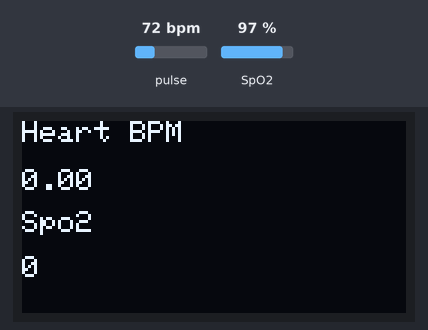
The sketch below on a simulated ESP8266 (NodeMCU). Shown: 128×64 one-colour display. The test bench sets the inputs (shaded band); at power-on: pulse 72 bpm, SpO2 97 %. WiFi joins after 1.5 s; servers stay silent unless stated; the display library's start-up logo is not drawn; what the sketch prints to the serial monitor is not drawn.

Above: at 3.3 s.
3.4 s: pulse set to 70 bpm
At 8.9 s:
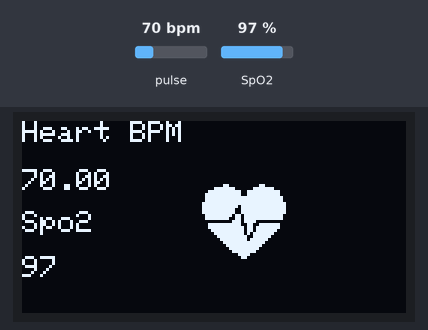
9.6 s: SpO2 set to 80 %
At 13.8 s:
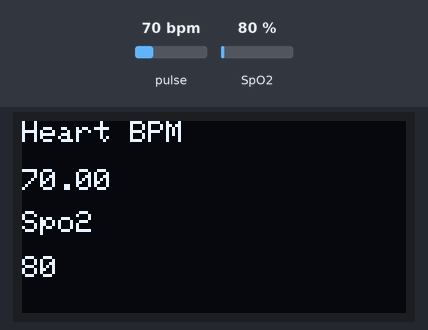
13.9 s: pulse set to 42 bpm
At 19.5 s:
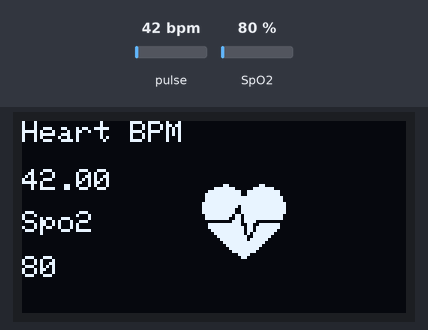
20.4 s: pulse set to 158 bpm
At 22.0 s:
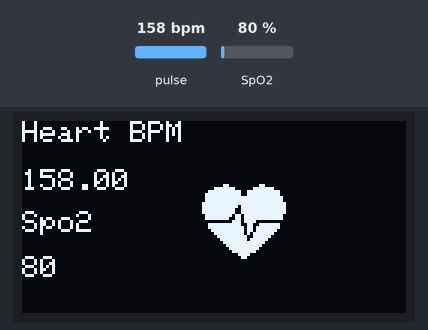
Timing chart, 0 to 23.5 s (numbered marks = the images above; inputs shaded):
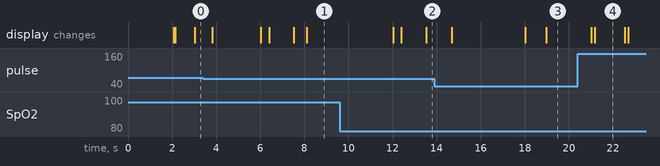

Measured:
- after the input at 9.6 s, the display: changes after 2.4 s (image 2)
- after the input at 20.4 s, the display: first changes after 0.63 s (image 4 shows a later state)
- what the display in image 4 shows lasts 1.3 s, from 21.2 s to 22.5 s

The sketch:

GLucolobin_5.ino
```cpp
#include <Arduino.h>
#include <SPI.h>
#include <Wire.h>
#include <Adafruit_GFX.h>
#include <Adafruit_SSD1306.h>
#include "MAX30100_PulseOximeter.h"
#if defined(ESP32)
#include <WiFi.h>
#elif defined(ESP8266)
#include <ESP8266WiFi.h>
#endif
#include <Firebase_ESP_Client.h>
#include "addons/TokenHelper.h"
#include "addons/RTDBHelper.h"

#define SCREEN_WIDTH 128
#define SCREEN_HEIGHT 64
#define OLED_RESET -1
#define SCREEN_ADDRESS 0x3C
#define NUMFLAKES 10
#define LOGO_HEIGHT 16
#define LOGO_WIDTH 16
#define REPORTING_PERIOD_MS 1000
Adafruit_SSD1306 display(SCREEN_WIDTH, SCREEN_HEIGHT, &Wire, OLED_RESET);


// Insert your network credentials
#define WIFI_SSID ""
#define WIFI_PASSWORD ""

// Insert Firebase project API Key
#define API_KEY ""

// Insert RTDB URLefine the RTDB URL */
#define DATABASE_URL ""

#define USER_EMAIL ""
#define USER_PASSWORD ""

//Define Firebase Data object
FirebaseData fbdo;

FirebaseAuth auth;
FirebaseConfig config;

PulseOximeter pox;

const unsigned char bitmap[] PROGMEM = {
  0x00, 0x00, 0x00, 0x00, 0x01, 0x80, 0x18, 0x00, 0x0f, 0xe0, 0x7f, 0x00, 0x3f, 0xf9, 0xff, 0xc0,
  0x7f, 0xf9, 0xff, 0xc0, 0x7f, 0xff, 0xff, 0xe0, 0x7f, 0xff, 0xff, 0xe0, 0xff, 0xff, 0xff, 0xf0,
  0xff, 0xf7, 0xff, 0xf0, 0xff, 0xe7, 0xff, 0xf0, 0xff, 0xe7, 0xff, 0xf0, 0x7f, 0xdb, 0xff, 0xe0,
  0x7f, 0x9b, 0xff, 0xe0, 0x00, 0x3b, 0xc0, 0x00, 0x3f, 0xf9, 0x9f, 0xc0, 0x3f, 0xfd, 0xbf, 0xc0,
  0x1f, 0xfd, 0xbf, 0x80, 0x0f, 0xfd, 0x7f, 0x00, 0x07, 0xfe, 0x7e, 0x00, 0x03, 0xfe, 0xfc, 0x00,
  0x01, 0xff, 0xf8, 0x00, 0x00, 0xff, 0xf0, 0x00, 0x00, 0x7f, 0xe0, 0x00, 0x00, 0x3f, 0xc0, 0x00,
  0x00, 0x0f, 0x00, 0x00, 0x00, 0x06, 0x00, 0x00, 0x00, 0x00, 0x00, 0x00, 0x00, 0x00, 0x00, 0x00
};

void onBeatDetected() {
  Serial.println("Beat!");
  display.drawBitmap(60, 20, bitmap, 28, 28, 1);
  display.display();
}
void ShowData(int check);
void sendData(float AvgBPM, int SPO);

bool signupOK = false;

void setup() {
  Serial.begin(115200);

  if (!display.begin(SSD1306_SWITCHCAPVCC, SCREEN_ADDRESS)) {
    Serial.println(F("SSD1306 allocation failed"));
    for (;;)
      ;
  }

  WiFi.begin(WIFI_SSID, WIFI_PASSWORD);
  /* Assign the api key (required) */
  config.api_key = API_KEY;

  /* Assign the RTDB URL (required) */
  config.database_url = DATABASE_URL;

  auth.user.email = USER_EMAIL;
  auth.user.password = USER_PASSWORD;

  signupOK = true;

  /* Assign the callback function for the long running token generation task */
  config.token_status_callback = tokenStatusCallback;  //see addons/TokenHelper.h

  Firebase.begin(&config, &auth);
  Firebase.reconnectWiFi(true);

  display.display();
  delay(2000);

  display.clearDisplay();

  display.setTextSize(1);
  display.setTextColor(1);
  display.setCursor(0, 0);

  display.println("Initializing pulse oximeter..");
  display.display();
  Serial.print("Initializing pulse oximeter..");

  if (!pox.begin()) {
    Serial.println("FAILED");
    display.clearDisplay();
    display.setTextSize(1);
    display.setTextColor(1);
    display.setCursor(0, 0);
    display.println("FAILED");
    display.display();
    for (;;)
      ;
  } else {
    display.clearDisplay();
    display.setTextSize(1);
    display.setTextColor(1);
    display.setCursor(0, 0);
    display.println("SUCCESS");
    display.display();
    Serial.println("SUCCESS");
  }

  pox.setOnBeatDetectedCallback(onBeatDetected);
}

float SumBPM = 0;
int SumSPO = 0;
int Cnt = 0;

void loop() {
  pox.update();

  if (millis() % 1500 == 0) {
    Cnt++;

    float BPM = pox.getHeartRate();
    int SPO = pox.getSpO2();

    SumBPM = SumBPM + BPM;
    SumSPO = SumSPO + BPM;

    float AvgBPM = SumBPM / Cnt;

    display.clearDisplay();

    display.setTextSize(1);
    display.setTextColor(1);
    display.setCursor(0, 0);
    display.println("Heart BPM");

    display.setTextSize(1);
    display.setTextColor(1);
    display.setCursor(0, 16);
    display.println(BPM);


    display.setTextSize(1);
    display.setTextColor(1);
    display.setCursor(0, 30);
    display.println("Spo2");

    display.setTextSize(1);
    display.setTextColor(1);
    display.setCursor(0, 45);
    display.println(SPO);
    display.display();

    if (Cnt % 15 == 0) {
      if (Firebase.ready() && signupOK) {
        Firebase.RTDB.setFloat(&fbdo, "Glucokit/AveregeBPM", AvgBPM);
        Firebase.RTDB.setFloat(&fbdo, "Glucokit/SPO", SPO);
      }
    }
  }
}
```
